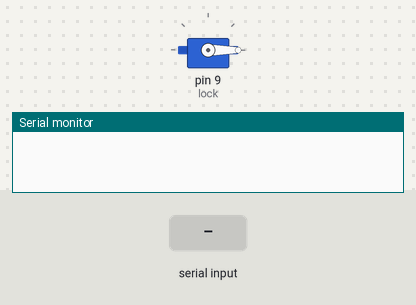
Bench run of a sketch on a simulated Arduino Uno, built with avr-gcc and run on an emulated ATmega328P. Shown: servo, the last lines printed to the serial monitor. The inputs (shaded band) are chosen by the test bench.

Above: at 1.2 s.
1.3 s: "L" received over Serial
At 3.5 s:
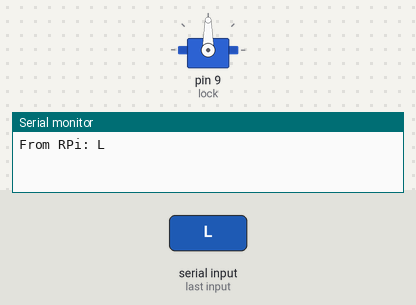
3.8 s: "S" received over Serial
6.8 s: "E" received over Serial
Timing chart, 0 to 9.8 s (numbered marks = the images above; inputs shaded):
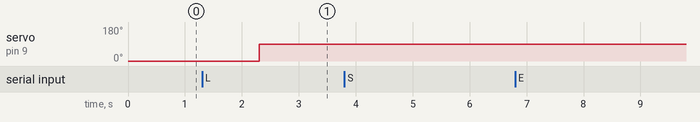

The sketch:

Base.ino
```cpp
//SLAVE (Base)
#include <SoftwareSerial.h>
#include <Servo.h>

SoftwareSerial SerialArduino(2, 3); // Software serial communication for Arduino
Servo lock; // Create a servo object to control a servo
int Npos; // Variable to store the new servo position
int Cpos = 0; // Variable to store the current servo position

void setup()
{
Serial.begin(9600); // Initialize serial communication
SerialArduino.begin(9600); // Initialize software serial communication
lock.attach(9); // Sets pinMode for lock function
lock.write(Cpos); // Sets initial servo position
}

void loop()
{
// Receive data between Arduinos
if (SerialArduino.available()) {
ReadSerialArduino();
}
// Receive data between Arduino and rasPI
if (Serial.available()) {
ReadSerial();
}
}

// Reads received string and checks its contents
void Read(String s)
{
String c = s.substring(0, 1);
if (c == "S" || c == "E" || c == "F") {
Serial.println(c); // Print the character to the serial monitor
}
else if (c == "T") {
SerialArduino.println(s); // Forward the string to the other Arduino
}
else if (c == "L") {
Lock(); // Execute lock function
}

ClearSerial(); // Clear any remaining data in the serial buffer
}

// Read serial data from Arduino
void ReadSerialArduino()
{
String s = SerialArduino.readString();
s.trim();
Read(s);
}

// Read serial data
void ReadSerial()
{
String s = Serial.readString();
s.trim();
Serial.print("From RPi: ");
Serial.println(s);
Read(s);
}

// Check lock state and execute lock function
void Lock()
{
// Close the lock
if (Cpos < 90) {
Npos = 90;
lock.write(Npos);
}
// Open the lock
else if (Cpos > 0) {
Npos = 0;
lock.write(Npos);
}
Cpos = Npos;
}

void ClearSerial()
{
String s = Serial.readString();
s = SerialArduino.readString();
}
```

Measured:
- after the input at 1.3 s, servo on pin 9 (lock): 0° → 90° after 1.0 s
